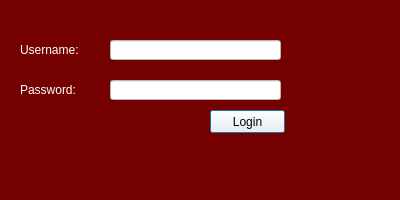
<?xml version="1.0" encoding="UTF-8"?>
<ui version="4.0">
 <class>LoginDialog</class>
 <widget class="QDialog" name="LoginDialog">
  <property name="geometry">
   <rect>
    <x>0</x>
    <y>0</y>
    <width>400</width>
    <height>200</height>
   </rect>
  </property>
  <property name="windowTitle">
   <string>Login</string>
  </property>
  <property name="windowIcon">
   <iconset>
    <normaloff>../../Users/JULIAN/Downloads/icons8-admin-48.png</normaloff>../../Users/JULIAN/Downloads/icons8-admin-48.png</iconset>
  </property>
  <property name="styleSheet">
   <string notr="true">background-color: rgb(117, 0, 0);</string>
  </property>
  <widget class="QLabel" name="label">
   <property name="geometry">
    <rect>
     <x>20</x>
     <y>40</y>
     <width>81</width>
     <height>20</height>
    </rect>
   </property>
   <property name="styleSheet">
    <string notr="true">color: rgb(255, 255, 255);
font: 12pt &quot;MS Shell Dlg 2&quot;;</string>
   </property>
   <property name="text">
    <string>Username:</string>
   </property>
  </widget>
  <widget class="QLabel" name="label_2">
   <property name="geometry">
    <rect>
     <x>20</x>
     <y>80</y>
     <width>81</width>
     <height>20</height>
    </rect>
   </property>
   <property name="styleSheet">
    <string notr="true">color: rgb(255, 255, 255);
font: 12pt &quot;MS Shell Dlg 2&quot;;</string>
   </property>
   <property name="text">
    <string>Password:</string>
   </property>
  </widget>
  <widget class="QLineEdit" name="usernameLineEdit">
   <property name="geometry">
    <rect>
     <x>110</x>
     <y>40</y>
     <width>171</width>
     <height>20</height>
    </rect>
   </property>
   <property name="styleSheet">
    <string notr="true">background-color: rgb(255, 255, 255);
color: rgb(0, 0, 0);</string>
   </property>
  </widget>
  <widget class="QLineEdit" name="passwordLineEdit">
   <property name="geometry">
    <rect>
     <x>110</x>
     <y>80</y>
     <width>171</width>
     <height>20</height>
    </rect>
   </property>
   <property name="styleSheet">
    <string notr="true">background-color: rgb(255, 255, 255);
color: rgb(0, 0, 0);</string>
   </property>
   <property name="echoMode">
    <enum>QLineEdit::Password</enum>
   </property>
  </widget>
  <widget class="QPushButton" name="loginButton">
   <property name="geometry">
    <rect>
     <x>210</x>
     <y>110</y>
     <width>75</width>
     <height>23</height>
    </rect>
   </property>
   <property name="styleSheet">
    <string notr="true">background-color: rgb(255, 255, 255);
font: 75 12pt &quot;MS Shell Dlg 2&quot;;</string>
   </property>
   <property name="text">
    <string>Login</string>
   </property>
  </widget>
  <widget class="QLabel" name="label_3">
   <property name="geometry">
    <rect>
     <x>300</x>
     <y>40</y>
     <width>51</width>
     <height>51</height>
    </rect>
   </property>
   <property name="text">
    <string/>
   </property>
   <property name="pixmap">
    <pixmap>../../Users/JULIAN/Downloads/icons8-admin-48.png</pixmap>
   </property>
  </widget>
 </widget>
 <resources/>
 <connections/>
</ui>
